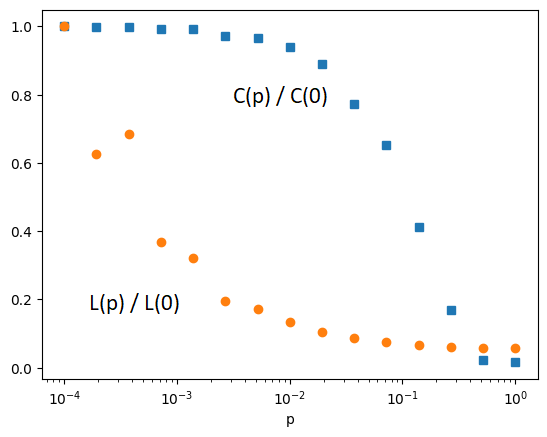

This chart was generated by the following Python code:
import matplotlib.pyplot as plt
from igraph import *
"""
Task 1. Reproduce the following graph seen in class, that is,
plot the clustering coecient and the average shortestpath
as a function of the parameter p of the Watts-Strogatz model.
"""

def generatePlot(x1, y1, x2, y2, path):
    plt.plot(P,C,'s',P,L,'o')
    plt.xscale('log')
    plt.xlabel('p')
    plt.savefig(path, bbox_inches='tight')

graph = Graph.Watts_Strogatz(1, 1000, 4, 0)
L = []
C = []
#average shortest path
L0 = graph.average_path_length(unconn=True)
#clustering coefficient
C0 = graph.transitivity_undirected()

nData = 14
P = []
value = 0
for x in range(0, nData+1):
    P.insert(0,10**(-value))
    value += 4/nData

for i in range(0, nData+1):
    graph = Graph.Watts_Strogatz(1, 1000, 4, P[i])
    L.append(graph.average_path_length(unconn=True)/L0)
    C.append(graph.transitivity_undirected()/C0) #normalizado

generatePlot(P,C,P,L,'output/ex1.png')
